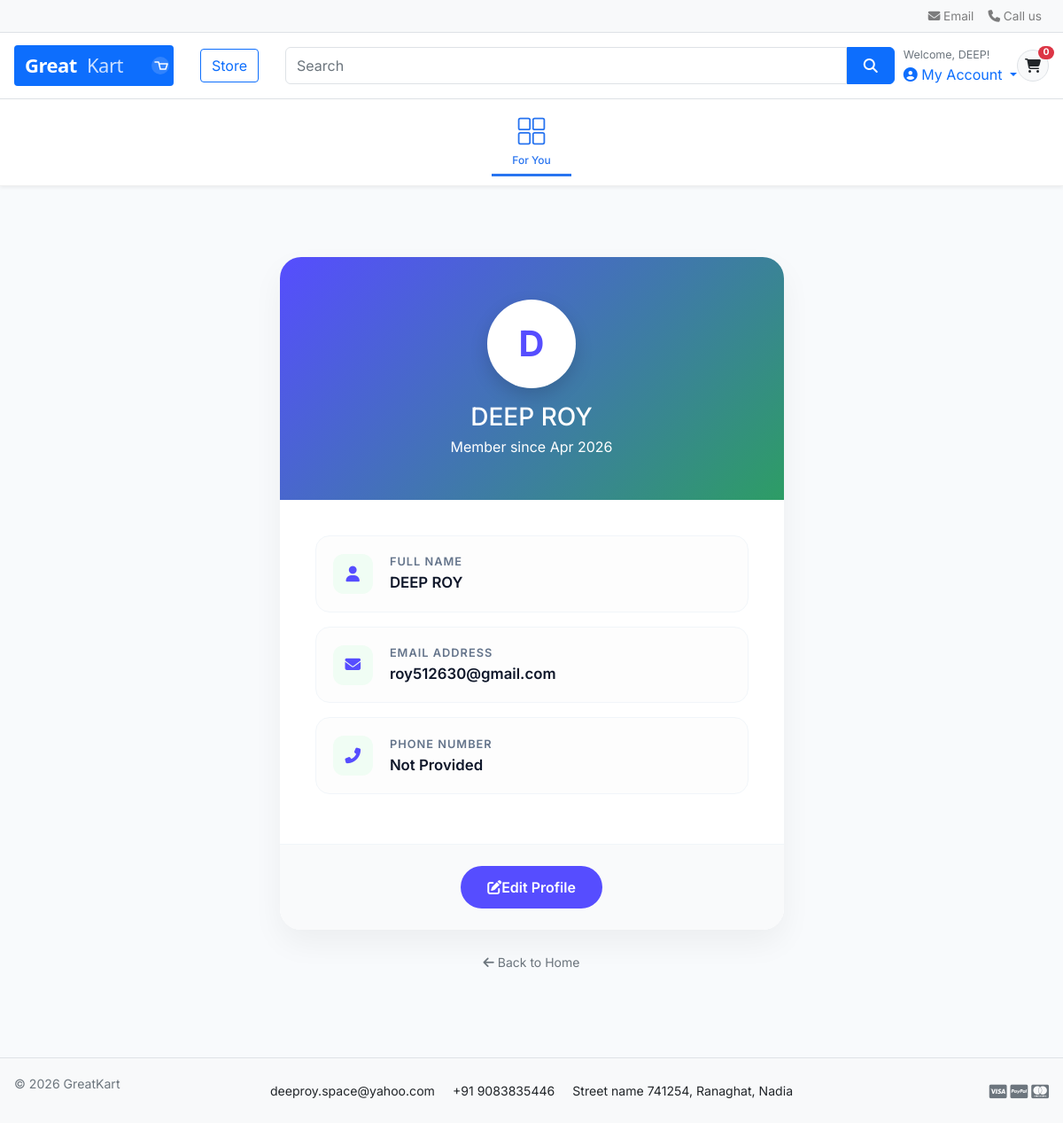
The app's page /accounts/profile/ (signed in) with its own data.
### accounts/models.py (models this page shows, shortened)
class Account(AbstractUser):
    first_name = models.CharField(max_length=50)
    last_name = models.CharField(max_length=50)
    username = models.CharField(max_length=50, unique=True)
    email = models.EmailField(unique=True)
    phone_number = models.CharField(max_length=50, blank=True, null=True)
    date_joined = models.DateTimeField(auto_now_add=True)  # ✅ Fixed typo
    last_login = models.DateTimeField(auto_now=True)
    is_admin = models.BooleanField(default=False)
    is_staff = models.BooleanField(default=False)
    is_active = models.BooleanField(default=True)
    is_superadmin = models.BooleanField(default=False)
    USERNAME_FIELD = 'email'
    REQUIRED_FIELDS = ['username', 'first_name', 'last_name']
    objects = MyAccountManager()

### accounts/views.py (the view)
# urls.py: path('profile/', views.profile, name='accounts_profile'),
@login_required(login_url='accounts_login')
def profile(request):
    context = {
        'user': request.user,
    }
    return render(request, 'accounts/profile.html', context)

### carts/context_processors.py (called while the page is built, shortened)
def counter(request):
    cart_count = 0
    try:
        if request.user.is_authenticated:
            cart_items = CartItem.objects.filter(user=request.user, is_active=True)
        cart_count = sum(item.quantity for item in cart_items)
    except Cart.DoesNotExist:
        cart_count = 0
    except Exception:
        cart_count = 0
    return {'cart_count': cart_count}

### category/context_processors.py (called while the page is built)
def menu_links(request):
    links = Category.objects.all()
    return {'links': links}

### templates/accounts/profile.html (shortened to what this page needs)
{% extends 'base.html' %}
{% block content %}
<section class="profile-section">
    <div class="container">
        <div class="row justify-content-center">
            <div class="col-lg-6 col-md-8">
                <div class="profile-card">
                    <div class="profile-header">
                        <div class="avatar-circle">
                            {{ user.first_name|first|upper }}
                        </div>
                        <h3 class="fw-bold mb-1">{{ user.first_name }} {{ user.last_name }}</h3>
                        <p class="mb-0 opacity-75">Member since {{ user.date_joined|date:"M Y" }}</p>
                    </div>
                    <div class="profile-body">
                        <div class="info-group">
                            <div class="info-icon">
                                <i class="fas fa-user"></i>
                            </div>
                            <div>
                                <p class="info-label">Full Name</p>
                                <p class="info-value">{{ user.first_name }} {{ user.last_name }}</p>
                            </div>
                        </div>
                        <div class="info-group">
                            <div class="info-icon">
                                <i class="fas fa-envelope"></i>
                            </div>
                            <div>
                                <p class="info-label">Email Address</p>
                                <p class="info-value">{{ user.email }}</p>
                            </div>
                        </div>
                        <div class="info-group">
                            <div class="info-icon">
                                <i class="fas fa-phone-alt"></i>
                            </div>
                            <div>
                                <p class="info-label">Phone Number</p>
                                <p class="info-value">{{ user.phone_number|default:"Not Provided" }}</p>
                            </div>
                        </div>
                    </div>
                    <div class="profile-footer">
                        <a href="#" class="btn-edit-profile">
                            <i class="fas fa-edit me-2"></i>Edit Profile
                        </a>
                    </div>
                </div>
                <p class="text-center mt-4">
                    <a href="{% url 'home' %}" class="text-decoration-none text-muted small">
                        <i class="fas fa-arrow-left me-1"></i> Back to Home
                    </a>
                </p>
            </div>
        </div>
    </div>
</section>
{% endblock content %}

### templates/includes/navbar.html (shortened to what this page needs)
{% load static %}
<header class="section-header">
  <nav class="navbar p-md-0 navbar-expand-sm navbar-light border-bottom">
<div class="container d-flex justify-content-between align-items-center">
      <div class="collapse navbar-collapse flex-grow-1 justify-content-end" id="navbarTop4">
        <ul class="navbar-nav">
          <li><a href="mailto:info@greatkart.com" class="nav-link"><i class="fa fa-envelope"></i> Email</a></li>
          <li><a href="tel:+880123456789" class="nav-link"><i class="fa fa-phone"></i> Call us</a></li>
        </ul>
      </div>
    </div>
  </nav>
<section class="header-main border-bottom">
  <div class="container">
    <div class="row align-items-center g-2">
      <div class="col-auto">
        <a href="{% url 'home' %}" class="brand-wrap">
          <img class="logo" src="{% static 'images/logo.svg' %}" alt="GreatKart Logo">
        </a>
      </div>
      <div class="col-auto">
        <a href="{% url 'store:store' %}" class="btn btn-outline-primary">Store</a>
      </div>
      <div class="col">
        <form action="{% url 'store:store' %}" method="GET" class="search">
          <div class="input-group">
            <input type="text" name="keyword" class="form-control" placeholder="Search">
            <button class="btn btn-primary" type="submit">
              <i class="fa fa-search"></i>
            </button>
          </div>
        </form>
      </div>
      <div class="col-auto">
        <div class="d-flex align-items-center gap-3" style="margin-left: -20px;">
          <div class="widget-header">
            {% if request.user.is_authenticated %}
              <small class="title text-muted d-block">Welcome, {{ request.user.first_name }}!</small>
              <div class="dropdown">
                <a href="#" class="dropdown-toggle" data-toggle="dropdown" style="text-decoration:none;">
                  <i class="fa fa-user-circle"></i> My Account
                </a>
              </div>
            {% endif %}
          </div>
          <a href="{% url 'carts:cart' %}" class="widget-header">
            <div class="icon icon-sm rounded-circle border"><i class="fa fa-shopping-cart"></i></div>
            <span class="badge badge-pill badge-danger notify">{{ cart_count }}</span>
          </a>
        </div>
      </div>
    </div>
  </div>
</section>
  <nav class="category-bar">
    <div class="container-fluid">
      <div class="category-scroll">
        <a href="{% url 'store:store' %}" class="cat-item active">
          <div class="cat-icon">
          </div>
          <span>For You</span>
        </a>
      </div>
    </div>
  </nav>
</header>

### GreatKart/static/css/ui.css (style rules this page uses)
:root { --primary: #0d6efd; --primary-dark:#0a58ca; --accent: #e63946; --text: #212529; --muted: #6c757d; --border: #dee2e6; --bg-light: #f8f9fa; --white: #ffffff; --radius: 6px; --shadow-sm: 0 1px 4px rgba(0,0,0,.08); --shadow: 0 4px 16px rgba(0,0,0,.12); --font: 'Segoe UI', system-ui, sans-serif; }
*, *::before, *::after { box-sizing: border-box; }
body { font-family: var(--font); color: var(--text); background: var(--white); margin: 0; padding: 0; }
a { color: var(--primary); text-decoration: none; }
.section-header { background: var(--white); }
.section-header .navbar { background: var(--bg-light); font-size: .85rem; border-bottom: 1px solid var(--border); }
.header-main { padding: 14px 0; background: var(--white); }
.brand-wrap .logo { height: 46px; width: auto; display: block; }
.search .form-control { border-radius: var(--radius) 0 0 var(--radius); border: 1.5px solid var(--border); height: 42px; }
.search .btn { border-radius: 0 var(--radius) var(--radius) 0; height: 42px; padding: 0 18px; }
.widget-header { display: flex; flex-direction: column; justify-content: center; position: relative; }
.widget-header .title { font-size: .78rem; }
.widget-header .icon { width: 36px; height: 36px; display: flex; align-items: center; justify-content: center; background: var(--bg-light); color: var(--text); transition: background .2s; }
.badge.notify { position: absolute; top: -4px; right: -6px; font-size: .65rem; min-width: 18px; padding: 2px 5px; }
.btn-primary { background: var(--primary); border-color: var(--primary); }
.btn-outline-primary { color: var(--primary); border-color: var(--primary); }

### GreatKart/static/css/responsive.css (style rules this page uses)
@media (max-width: 1200px) { .container { max-width: 100%; padding: 0 16px; } }

### templates/includes/navbar.html (style rules this page uses)
.category-bar { background: #fff; padding: 6px 0; border-bottom: 1px solid #f0f0f0; box-shadow: 0 2px 4px rgba(0,0,0,0.06); }
.category-scroll { display: flex; align-items: center; justify-content: center; overflow-x: auto; scrollbar-width: none; padding: 4px 0; }
.cat-item { display: flex; flex-direction: column; align-items: center; text-decoration: none; padding: 6px 20px; min-width: 90px; transition: all 0.2s; color: #212121; white-space: nowrap; border-bottom: 3px solid transparent; }
.cat-item.active { color: #2874f0; border-bottom: 3px solid #2874f0; font-weight: 600; }
.cat-item.active svg { stroke: #2874f0; }
.cat-icon { width: 40px; height: 40px; display: flex; align-items: center; justify-content: center; margin-bottom: 4px; }
.cat-item span { font-size: 12px; font-weight: 500; }

### templates/accounts/profile.html (style rules this page uses)
:root { --primary-green: #564dff; --soft-bg: #f8fafc; --text-main: #0f172a; --text-muted: #64748b; --card-bg: rgba(255, 255, 255, 0.95); }
body { background-color: var(--soft-bg); font-family: 'Inter', sans-serif; }
.profile-section { padding: 5rem 0; }
.profile-card { background: var(--card-bg); backdrop-filter: blur(10px); border: none; border-radius: 24px; box-shadow: 0 15px 35px rgba(0,0,0,0.05); overflow: hidden; transition: transform 0.3s ease; }
.profile-header { background: linear-gradient(135deg, var(--primary-green), #2d9d65); padding: 3rem 2rem; text-align: center; color: white; }
.avatar-circle { width: 100px; height: 100px; background: white; color: var(--primary-green); border-radius: 50%; display: flex; align-items: center; justify-content: center; font-size: 2.5rem; font-weight: 700; margin: 0 auto 1rem; box-shadow: 0 8px 20px rgba(0,0,0,0.15); }
.profile-body { padding: 2.5rem; }
.info-group { display: flex; align-items: center; padding: 1.2rem; margin-bottom: 1rem; background: #fdfdfd; border-radius: 16px; border: 1px solid #f1f5f9; transition: 0.2s; }
.info-icon { width: 45px; height: 45px; background: #f0fdf4; color: var(--primary-green); border-radius: 12px; display: flex; align-items: center; justify-content: center; margin-right: 1.2rem; font-size: 1.1rem; }
.info-label { font-size: 0.8rem; color: var(--text-muted); text-transform: uppercase; letter-spacing: 1px; font-weight: 600; margin-bottom: 2px; }
.info-value { font-size: 1.05rem; color: var(--text-main); font-weight: 600; margin-bottom: 0; }
.profile-footer { padding: 1.5rem; text-align: center; background: #f9fafb; border-top: 1px solid #f1f5f9; }
.btn-edit-profile { background: var(--primary-green); color: white; border: none; padding: 12px 30px; border-radius: 50px; font-weight: 600; text-decoration: none; display: inline-block; transition: 0.3s; }

### records on screen
Account: user.first_name "DEEP", first_name|first "D", first_name "DEEP", last_name "ROY", date_joined "Apr 2026", email "roy512630@gmail.com", phone_number "Not Provided"

### other values on screen
{{ cart_count }} "0"
